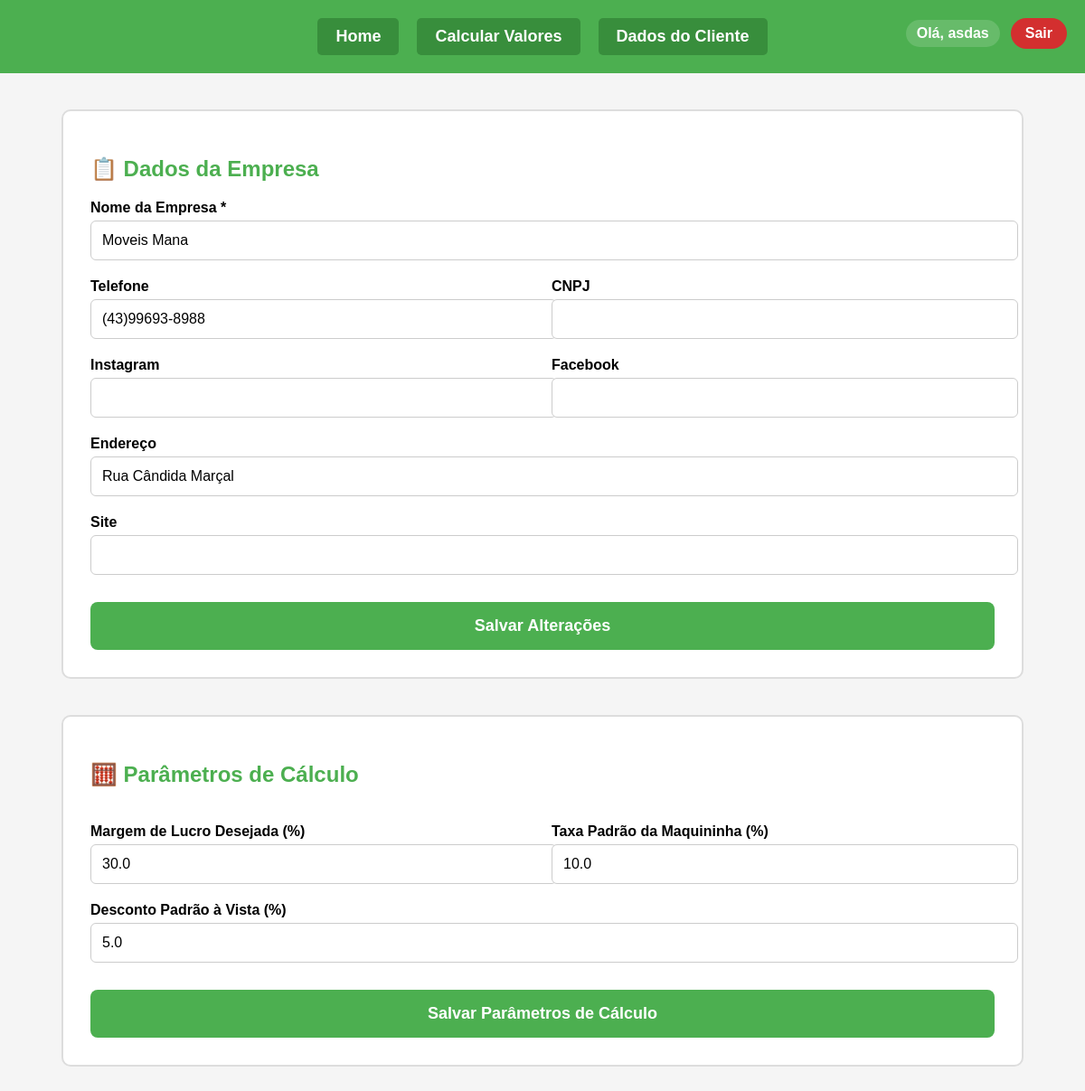
/ (signed in), run on an earlier commit of the app's database.
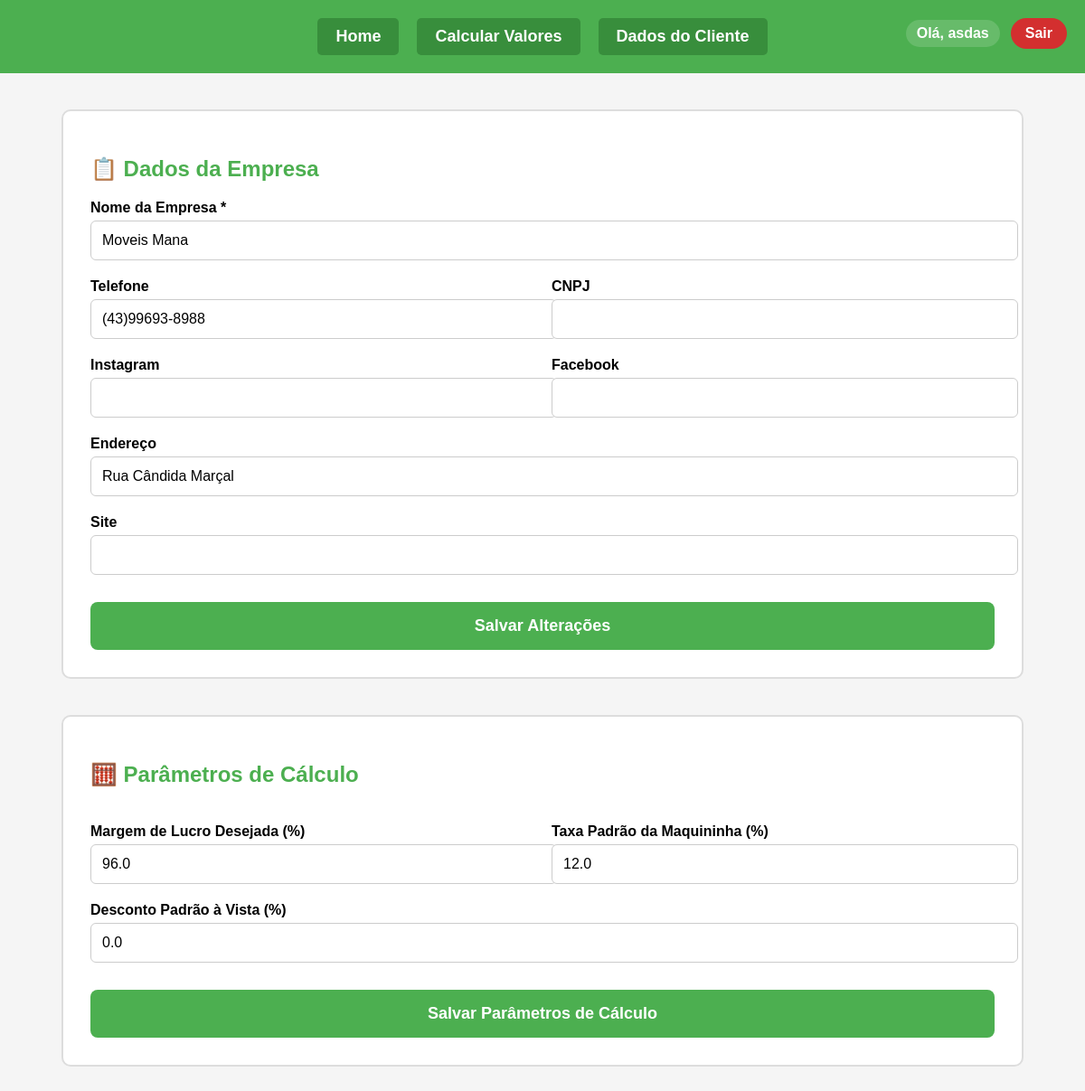
And on a later commit of the database.
### app.py (models this page shows)
class ParametrosCalculo(db.Model):
    id = db.Column(db.Integer, primary_key=True)
    usuario_id = db.Column(db.Integer, db.ForeignKey('usuario.id'), nullable=False)
    margem_lucro = db.Column(db.Float)
    custo_fixo_percentual = db.Column(db.Float)
    taxa_maquininha = db.Column(db.Float)
    desconto_avista = db.Column(db.Float)
    usuario = db.relationship('Usuario', backref=db.backref('parametros', lazy=True))

### app.py (the view, shortened to what this page needs)
@app.route('/', methods=['GET', 'POST'])
@login_required
def home():
    empresa = Empresa.query.filter_by(usuario_id=current_user.id).first()
    parametros = ParametrosCalculo.query.filter_by(usuario_id=current_user.id).first()
    def safe_float(value):
        try:
            return float(value)
        except (TypeError, ValueError):
            return 0.0
    return render_template('home.html', empresa=empresa, parametros=parametros)

### app.py (called while the page is built)
@login_manager.user_loader
def load_user(user_id):
    return Usuario.query.get(int(user_id))

### templates/home.html (shortened to what this page needs)
<!DOCTYPE html>
<html lang="pt-br">
<head>
</head>
<body>
    <header>
        <div class="nav-buttons">
            <a href="/">Home</a>
            <a href="/custos">Calcular Valores</a>
            <a href="/clientes">Dados do Cliente</a>
        </div>
        <div class="user-info">
            {% if current_user.is_authenticated %}
                <span class="user-nome">Olá, {{ current_user.email.split('@')[0] }}</span>
                <a class="btn-sair" href="{{ url_for('logout') }}">Sair</a>
            {% else %}
                <a class="btn-auth" href="{{ url_for('login') }}">Entrar</a>
                <a class="btn-auth" href="{{ url_for('register') }}">Registrar</a>
            {% endif %}
        </div>
    </header>
    <form method="POST">
        <div class="container">
            <h2>📋 Dados da Empresa</h2>
            <label>Nome da Empresa *</label>
            <input type="text" name="nome_empresa" value="{{ empresa.nome if empresa else '' }}" required>
            <div class="form-row">
                <div>
                    <label>Telefone</label>
                    <input type="text" name="telefone" value="{{ empresa.telefone if empresa else '' }}">
                </div>
                <div>
                    <label>CNPJ</label>
                    <input type="text" name="cnpj" value="{{ empresa.cnpj if empresa else '' }}">
                </div>
            </div>
            <div class="form-row">
                <div>
                    <label>Instagram</label>
                    <input type="text" name="instagram" value="{{ empresa.instagram if empresa else '' }}">
                </div>
                <div>
                    <label>Facebook</label>
                    <input type="text" name="facebook" value="{{ empresa.facebook if empresa else '' }}">
                </div>
            </div>
            <label>Endereço</label>
            <input type="text" name="endereco" value="{{ empresa.endereco if empresa else '' }}">
            <label>Site</label>
            <input type="text" name="site" value="{{ empresa.site if empresa else '' }}">
            <button type="submit">Salvar Alterações</button>
        </div>
        <div class="container">
            <h2>🧮 Parâmetros de Cálculo</h2>
            <div class="form-row">
                <div>
                    <label>Margem de Lucro Desejada (%)</label>
                    <input type="number" name="margem_lucro" value="{{ parametros.margem_lucro if parametros else '' }}">
                </div>
                <div>
                    <label>Taxa Padrão da Maquininha (%)</label>
                    <input type="number" name="taxa_maquininha" value="{{ parametros.taxa_maquininha if parametros else '' }}">
                </div>
            </div>
            <div class="form-row">
                <div>
                    <label>Desconto Padrão à Vista (%)</label>
                    <input type="number" name="desconto_avista" value="{{ parametros.desconto_avista if parametros else '' }}">
                </div>
            </div>
            <button type="submit">Salvar Parâmetros de Cálculo</button>
        </div>
    </form>
</body>
</html>

What changed in the data, as far as the page shows it:
changed ParametrosCalculo: margem_lucro "30.0" → "96.0"; taxa_maquininha "10.0" → "12.0"; desconto_avista "5.0" → "0.0"
